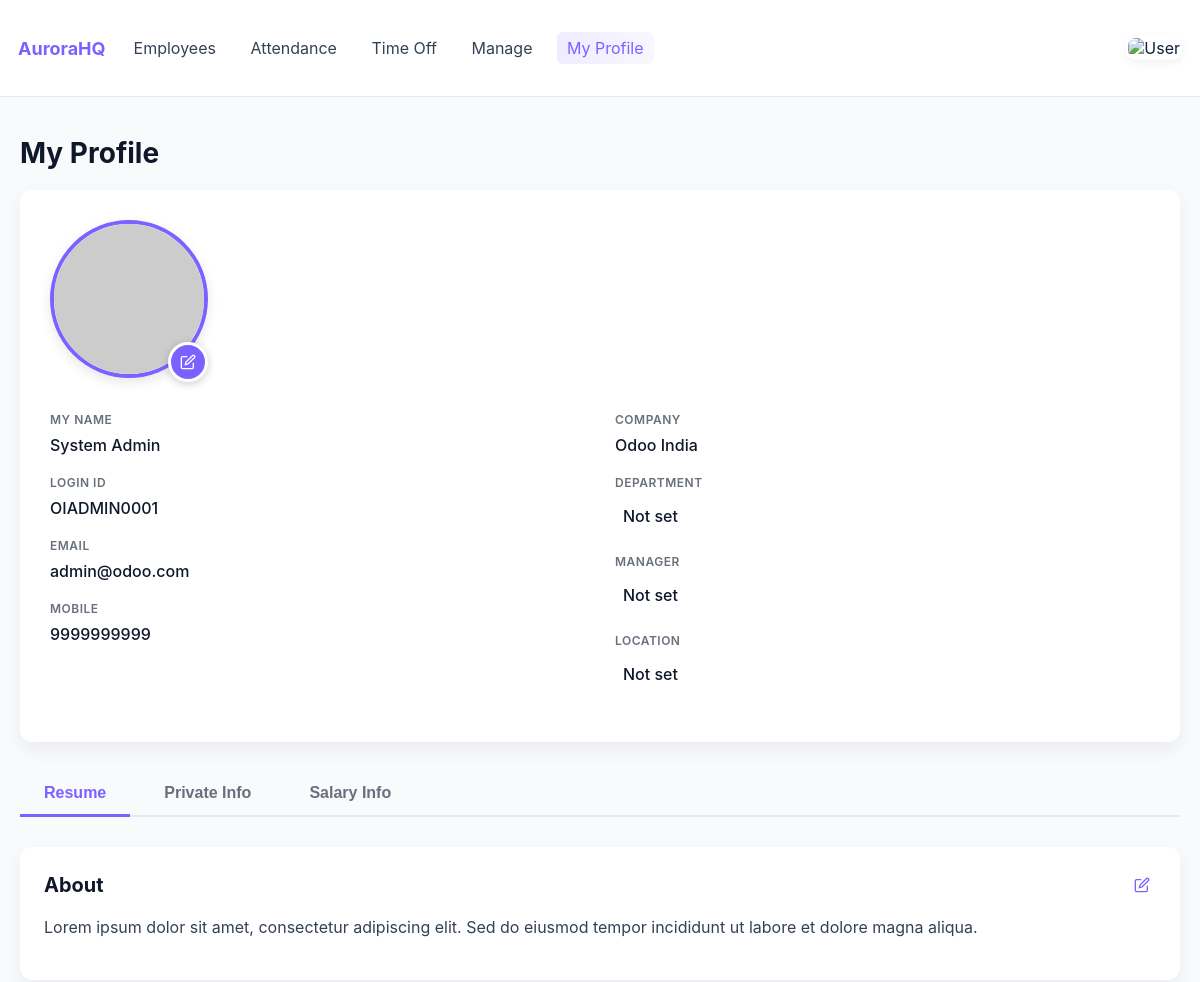
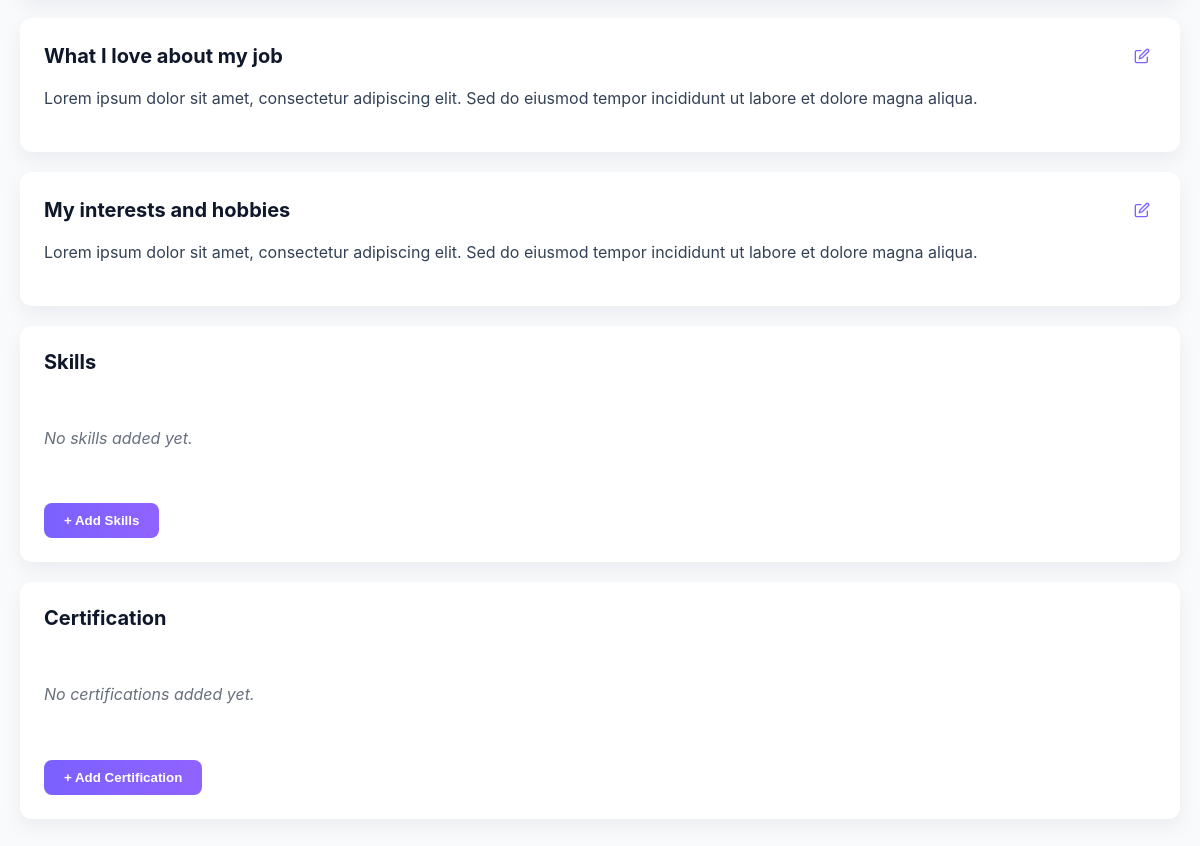
The app's page /profile.php (signed in) with its own data (2 pictures, top to bottom).
### tables this page shows
CREATE TABLE `users` (
  `user_id` int(11) NOT NULL,
  `employee_id` int(11) DEFAULT NULL,
  `company_id` int(11) NOT NULL,
  `role_id` int(11) NOT NULL,
  `login_id` varchar(30) NOT NULL,
  `password_hash` varchar(255) NOT NULL,
  `is_first_login` tinyint(1) DEFAULT 1,
  `is_active` tinyint(1) DEFAULT 1,
  `last_login` timestamp NULL DEFAULT NULL,
  `created_at` timestamp NOT NULL DEFAULT current_timestamp()
);

CREATE TABLE `employees` (
  `employee_id` int(11) NOT NULL,
  `company_id` int(11) NOT NULL,
  `first_name` varchar(100) NOT NULL,
  `last_name` varchar(100) NOT NULL,
  `email` varchar(150) DEFAULT NULL,
  `phone` varchar(15) DEFAULT NULL,
  `gender` enum('Male','Female','Other') DEFAULT NULL,
  `date_of_joining` date NOT NULL,
  `created_at` timestamp NOT NULL DEFAULT current_timestamp()
);

CREATE TABLE `companies` (
  `company_id` int(11) NOT NULL,
  `company_name` varchar(150) NOT NULL,
  `company_code` varchar(10) NOT NULL,
  `logo_url` varchar(255) DEFAULT NULL,
  `created_at` timestamp NOT NULL DEFAULT current_timestamp()
);

### profile.php (the view, shortened to what this page needs)
<?php
$user = $_SESSION['user'];
$employee_id = $user['employee_id'] ?? null;
$role_id = $user['role_id'] ?? null;
$pdo = getPDO();
$roleStmt = $pdo->prepare("SELECT role_name FROM roles WHERE role_id = ?");
$roleStmt->execute([$role_id]);
$userRole = $roleStmt->fetchColumn();
$empStmt = $pdo->prepare("
    SELECT e.*, c.company_name, u.login_id
    FROM employees e
    LEFT JOIN companies c ON c.company_id = e.company_id
    LEFT JOIN users u ON u.employee_id = e.employee_id
    WHERE e.employee_id = ?
");
$empStmt->execute([$employee_id]);
$employee = $empStmt->fetch(PDO::FETCH_ASSOC);
$profileStmt = $pdo->prepare("SELECT * FROM employee_profiles WHERE employee_id = ?");
$profileStmt->execute([$employee_id]);
$profile = $profileStmt->fetch(PDO::FETCH_ASSOC);
if (!$profile) {
    $profile = [];
}
$managerName = null;
$skillsStmt = $pdo->prepare("SELECT skill_name FROM employee_skills WHERE employee_id = ? ORDER BY created_at");
$skillsStmt->execute([$employee_id]);
$skills = $skillsStmt->fetchAll(PDO::FETCH_COLUMN);
$certsStmt = $pdo->prepare("SELECT * FROM employee_certifications WHERE employee_id = ? ORDER BY issue_date DESC");
$certsStmt->execute([$employee_id]);
$certifications = $certsStmt->fetchAll(PDO::FETCH_ASSOC);
?>
<!doctype html>
<html lang="en">
<head>
  <link rel="stylesheet" href="assets/css/dashboard.css">
  <link rel="stylesheet" href="assets/css/profile.css">
</head>
<body>
  <header class="topbar">
    <div class="container topbar-inner">
      <div class="left">
        <div class="logo">AuroraHQ</div>
        <nav class="main-nav">
          <a href="dashboard.php">Employees</a>
          <a href="attendance.php">Attendance</a>
          <a href="timeoff.php">Time Off</a>
          <?php if (in_array($userRole, ['ADMIN', 'HR'])): ?>
          <a href="employees.php">Manage</a>
          <?php endif; ?>
          <a href="profile.php" class="active">My Profile</a>
        </nav>
      </div>
      <div class="right">
        <div class="avatar-wrapper" id="avatarWrapper">
          <img id="userAvatar" class="avatar" src="<?php echo htmlspecialchars($user['logo'] ?? 'https://i.pravatar.cc/40?u=me'); ?>" alt="User">
        </div>
      </div>
    </div>
  </header>
  <main class="container profile-container">
    <div class="profile-header-section">
      <h1 class="profile-title">My Profile</h1>
      <div class="profile-header-card">
        <div class="profile-picture-section">
          <div class="profile-picture-wrapper">
            <img id="profilePicture" src="<?php echo htmlspecialchars($profile['profile_picture'] ?? 'https://i.pravatar.cc/150?u=' . urlencode($employee['email'])); ?>" alt="Profile Picture">
            <button class="edit-picture-btn" onclick="document.getElementById('profilePictureInput').click()">
              <svg width="16" height="16" viewBox="0 0 24 24" fill="none" stroke="currentColor" stroke-width="2">
                <path d="M11 4H4a2 2 0 0 0-2 2v14a2 2 0 0 0 2 2h14a2 2 0 0 0 2-2v-7"></path>
                <path d="M18.5 2.5a2.121 2.121 0 0 1 3 3L12 15l-4 1 1-4 9.5-9.5z"></path>
              </svg>
            </button>
          </div>
        </div>
        <div class="profile-info-grid">
          <div class="profile-info-left">
            <div class="info-field">
              <label>My Name</label>
              <div class="info-value"><?php echo htmlspecialchars(($employee['first_name'] ?? '') . ' ' . ($employee['last_name'] ?? '')); ?></div>
            </div>
            <div class="info-field">
              <label>Login ID</label>
              <div class="info-value"><?php echo htmlspecialchars($employee['login_id'] ?? 'N/A'); ?></div>
            </div>
            <div class="info-field">
              <label>Email</label>
              <div class="info-value"><?php echo htmlspecialchars($employee['email'] ?? 'N/A'); ?></div>
            </div>
            <div class="info-field">
              <label>Mobile</label>
              <div class="info-value"><?php echo htmlspecialchars($employee['phone'] ?? 'N/A'); ?></div>
            </div>
          </div>
          <div class="profile-info-right">
            <div class="info-field">
              <label>Company</label>
              <div class="info-value"><?php echo htmlspecialchars($employee['company_name'] ?? 'N/A'); ?></div>
            </div>
            <div class="info-field">
              <label>Department</label>
              <div class="info-value editable" data-field="department">
                <span class="value-text"><?php echo htmlspecialchars($profile['department'] ?? 'Not set'); ?></span>
              </div>
            </div>
            <div class="info-field">
              <label>Manager</label>
              <div class="info-value editable" data-field="manager_id">
                <span class="value-text"><?php echo htmlspecialchars($managerName ?? 'Not set'); ?></span>
              </div>
            </div>
            <div class="info-field">
              <label>Location</label>
              <div class="info-value editable" data-field="location">
                <span class="value-text"><?php echo htmlspecialchars($profile['location'] ?? 'Not set'); ?></span>
              </div>
            </div>
          </div>
        </div>
      </div>
    </div>
    <div class="profile-tabs">
      <button class="tab-btn active" data-tab="resume">Resume</button>
      <button class="tab-btn" data-tab="private">Private Info</button>
      <button class="tab-btn" data-tab="salary">Salary Info</button>
    </div>
    <div class="profile-content">
      <div class="tab-content active" id="resume-tab">
        <div class="section-card">
          <div class="section-header">
            <h3>About</h3>
            <button class="edit-btn" onclick="editSection('about')">
              <svg width="16" height="16" viewBox="0 0 24 24" fill="none" stroke="currentColor" stroke-width="2">
                <path d="M11 4H4a2 2 0 0 0-2 2v14a2 2 0 0 0 2 2h14a2 2 0 0 0 2-2v-7"></path>
                <path d="M18.5 2.5a2.121 2.121 0 0 1 3 3L12 15l-4 1 1-4 9.5-9.5z"></path>
              </svg>
            </button>
          </div>
          <div class="section-content">
            <div class="read-mode" id="about-read">
              <p><?php echo nl2br(htmlspecialchars($profile['about'] ?? 'Lorem ipsum dolor sit amet, consectetur adipiscing elit. Sed do eiusmod tempor incididunt ut labore et dolore magna aliqua.')); ?></p>
            </div>
          </div>
        </div>
        <div class="section-card">
          <div class="section-header">
            <h3>What I love about my job</h3>
            <button class="edit-btn" onclick="editSection('job_love')">
              <svg width="16" height="16" viewBox="0 0 24 24" fill="none" stroke="currentColor" stroke-width="2">
                <path d="M11 4H4a2 2 0 0 0-2 2v14a2 2 0 0 0 2 2h14a2 2 0 0 0 2-2v-7"></path>
                <path d="M18.5 2.5a2.121 2.121 0 0 1 3 3L12 15l-4 1 1-4 9.5-9.5z"></path>
              </svg>
            </button>
          </div>
          <div class="section-content">
            <div class="read-mode" id="job_love-read">
              <p><?php echo nl2br(htmlspecialchars($profile['job_love'] ?? 'Lorem ipsum dolor sit amet, consectetur adipiscing elit. Sed do eiusmod tempor incididunt ut labore et dolore magna aliqua.')); ?></p>
            </div>
          </div>
        </div>
        <div class="section-card">
          <div class="section-header">
            <h3>My interests and hobbies</h3>
            <button class="edit-btn" onclick="editSection('interests_hobbies')">
              <svg width="16" height="16" viewBox="0 0 24 24" fill="none" stroke="currentColor" stroke-width="2">
                <path d="M11 4H4a2 2 0 0 0-2 2v14a2 2 0 0 0 2 2h14a2 2 0 0 0 2-2v-7"></path>
                <path d="M18.5 2.5a2.121 2.121 0 0 1 3 3L12 15l-4 1 1-4 9.5-9.5z"></path>
              </svg>
            </button>
          </div>
          <div class="section-content">
            <div class="read-mode" id="interests_hobbies-read">
              <p><?php echo nl2br(htmlspecialchars($profile['interests_hobbies'] ?? 'Lorem ipsum dolor sit amet, consectetur adipiscing elit. Sed do eiusmod tempor incididunt ut labore et dolore magna aliqua.')); ?></p>
            </div>
          </div>
        </div>
        <div class="section-card">
          <div class="section-header">
            <h3>Skills</h3>
          </div>
          <div class="section-content">
            <div id="skills-list" class="skills-list">
              <?php if (empty($skills)): ?>
                <p class="empty-state">No skills added yet.</p>
              <?php endif; ?>
            </div>
            <button class="add-btn" onclick="showAddSkill()">+ Add Skills</button>
          </div>
        </div>
        <div class="section-card">
          <div class="section-header">
            <h3>Certification</h3>
          </div>
          <div class="section-content">
            <div id="certifications-list" class="certifications-list">
              <?php if (empty($certifications)): ?>
                <p class="empty-state">No certifications added yet.</p>
              <?php endif; ?>
            </div>
            <button class="add-btn" onclick="showAddCertification()">+ Add Certification</button>
          </div>
        </div>
      </div>
    </div>
  </main>
</body>
</html>

### assets/css/dashboard.css (style rules this page uses)
:root { --bg:#f8fafc; --panel:#ffffff; --muted:#68707d; --accent:#7b61ff; --success:#2ecc71; --warning:#f1c40f; --danger:#e74c3c; --card-shadow: 0 8px 20px rgba(12,18,40,0.06); }
html,body { height:100% }
body { font-family:Inter, system-ui, -apple-system, 'Segoe UI', Roboto, 'Helvetica Neue', Arial; background:var(--bg); color:#10203a;margin:0 }
.container { max-width:1200px;margin:0 auto;padding:18px }
.topbar { background:var(--panel);padding:18px 0; border-bottom: 1px solid #e6e9ef; }
.topbar-inner { display:flex;align-items:center;justify-content:space-between;gap:12px }
.left { display:flex;align-items:center;gap:18px }
.logo { font-weight:700;font-size:18px;color:var(--accent) }
.main-nav a { margin-right:10px;color:#334155;text-decoration:none;padding:6px 10px;border-radius:6px }
.main-nav a.active { background:linear-gradient(90deg, rgba(123,97,255,0.12), rgba(123,97,255,0.05));color:var(--accent) }
.right { display:flex;align-items:center;gap:12px }
.avatar-wrapper { position:relative }
.avatar { width:40px;height:40px;border-radius:10px;object-fit:cover;border:2px solid #fff;box-shadow:0 3px 10px rgba(12,18,40,0.06);cursor:pointer }

### assets/css/profile.css (style rules this page uses)
.profile-container { max-width: 1200px; padding: 20px; padding-bottom: 40px; }
.profile-title { font-size: 28px; font-weight: 700; color: #0f172a; margin-bottom: 20px; }
.profile-header-section { margin-bottom: 30px; }
.profile-header-card { background: var(--panel); border-radius: 12px; padding: 30px; box-shadow: var(--card-shadow); }
.profile-picture-section { margin-bottom: 30px; }
.profile-picture-wrapper { position: relative; display: inline-block; }
.profile-picture-wrapper img { width: 150px; height: 150px; border-radius: 50%; object-fit: cover; border: 4px solid var(--accent); box-shadow: 0 4px 12px rgba(0,0,0,0.1); }
.edit-picture-btn { position: absolute; bottom: 0; right: 0; width: 40px; height: 40px; border-radius: 50%; background: var(--accent); color: white; border: 3px solid white; cursor: pointer; display: flex; align-items: center; justify-content: center; box-shadow: 0 2px 8px rgba(0,0,0,0.2); transition: transform 0.2s; }
.profile-info-grid { display: grid; grid-template-columns: 1fr 1fr; gap: 30px; }
.info-field { margin-bottom: 20px; }
.info-field label { display: block; font-size: 12px; font-weight: 600; color: var(--muted); text-transform: uppercase; letter-spacing: 0.5px; margin-bottom: 8px; }
.info-value { font-size: 16px; color: #0f172a; font-weight: 500; }
.info-value.editable { cursor: pointer; padding: 8px; border-radius: 6px; transition: background 0.2s; }
.profile-tabs { display: flex; gap: 10px; border-bottom: 2px solid #e6e9ef; margin-bottom: 30px; }
.tab-btn { padding: 12px 24px; background: none; border: none; font-size: 16px; font-weight: 600; color: var(--muted); cursor: pointer; border-bottom: 3px solid transparent; margin-bottom: -2px; transition: color 0.2s; }
.tab-btn.active { color: var(--accent); border-bottom-color: var(--accent); }
.tab-content { display: none; }
.tab-content.active { display: block; }
.section-card { background: var(--panel); border-radius: 12px; padding: 24px; margin-bottom: 20px; box-shadow: var(--card-shadow); }
.section-header { display: flex; justify-content: space-between; align-items: center; margin-bottom: 16px; }
.section-header h3 { margin: 0; font-size: 20px; font-weight: 700; color: #0f172a; }
.edit-btn { background: none; border: none; color: var(--accent); cursor: pointer; padding: 6px; display: flex; align-items: center; border-radius: 6px; transition: background 0.2s; }
.section-content { color: #334155; line-height: 1.6; }
.skills-list { display: flex; flex-wrap: wrap; gap: 10px; margin-bottom: 16px; }
.add-btn { background: linear-gradient(90deg, var(--accent), #9063ff); color: white; border: none; padding: 10px 20px; border-radius: 8px; font-weight: 600; cursor: pointer; transition: transform 0.2s; }
.empty-state { color: var(--muted); font-style: italic; padding: 20px 0; }
.certifications-list { display: flex; flex-direction: column; gap: 12px; margin-bottom: 16px; }

### records on screen
users: employee.last_name "System Admin", login "OIADMIN0001", employee.email "admin@odoo.com", employee.phone "9999999999", company.company_name "Odoo India"

### other values on screen
$profile['department'] "Not set"
$managerName "Not set"
$profile['location'] "Not set"
$profile['about'] "Lorem ipsum dolor sit amet, consectetur adipiscing elit. Sed do eiusmod tempor incididunt ut labore et dolore magna aliqua."
$profile['job_love'] "Lorem ipsum dolor sit amet, consectetur adipiscing elit. Sed do eiusmod tempor incididunt ut labore et dolore magna aliqua."
$profile['interests_hobbies'] "Lorem ipsum dolor sit amet, consectetur adipiscing elit. Sed do eiusmod tempor incididunt ut labore et dolore magna aliqua."
